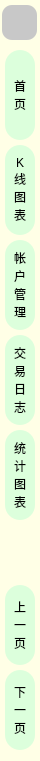
     <widget class="QFrame" name="frame_38">
      <property name="minimumSize">
       <size>
        <width>40</width>
        <height>0</height>
       </size>
      </property>
      <property name="maximumSize">
       <size>
        <width>40</width>
        <height>16777215</height>
       </size>
      </property>
      <property name="styleSheet">
       <string notr="true">QFrame {
	background-color: rgb(255, 255, 230);
	border:none;
	border-radius: 15px;
}</string>
      </property>
      <property name="frameShape">
       <enum>QFrame::StyledPanel</enum>
      </property>
      <property name="frameShadow">
       <enum>QFrame::Raised</enum>
      </property>
      <layout class="QVBoxLayout" name="verticalLayout_40">
       <property name="spacing">
        <number>5</number>
       </property>
       <property name="leftMargin">
        <number>0</number>
       </property>
       <property name="topMargin">
        <number>5</number>
       </property>
       <property name="rightMargin">
        <number>0</number>
       </property>
       <item alignment="Qt::AlignHCenter">
        <widget class="QPushButton" name="Btn_switch_left_panel">
         <property name="minimumSize">
          <size>
           <width>35</width>
           <height>35</height>
          </size>
         </property>
         <property name="maximumSize">
          <size>
           <width>35</width>
           <height>35</height>
          </size>
         </property>
         <property name="styleSheet">
          <string notr="true">QPushButton {
	border: none;
	border-radius: 10px;
	background-color: rgb(200, 200, 200);
	text-align: center;
}

QPushButton:hover {
	border: 2px solid rgb(255, 85, 0);
}

QPushButton:pressed {
	background-color: rgb(121, 121, 121)
}</string>
         </property>
         <property name="text">
          <string/>
         </property>
         <property name="icon">
          <iconset resource="../resource.qrc">
           <normaloff>:/图标/icons/折叠-展开.svg</normaloff>:/图标/icons/折叠-展开.svg</iconset>
         </property>
         <property name="iconSize">
          <size>
           <width>25</width>
           <height>25</height>
          </size>
         </property>
        </widget>
       </item>
       <item>
        <spacer name="verticalSpacer_5">
         <property name="orientation">
          <enum>Qt::Vertical</enum>
         </property>
         <property name="sizeType">
          <enum>QSizePolicy::Fixed</enum>
         </property>
         <property name="sizeHint" stdset="0">
          <size>
           <width>20</width>
           <height>5</height>
          </size>
         </property>
        </spacer>
       </item>
       <item alignment="Qt::AlignHCenter">
        <widget class="QPushButton" name="Btn_homepage">
         <property name="minimumSize">
          <size>
           <width>30</width>
           <height>90</height>
          </size>
         </property>
         <property name="maximumSize">
          <size>
           <width>30</width>
           <height>120</height>
          </size>
         </property>
         <property name="styleSheet">
          <string notr="true">QPushButton{	
	background-color: rgb(220, 255, 220);
	font: 700 14pt &quot;等线&quot;;
	border-radius: 15px;
	border-color: none;
	}
QPushButton:hover{
	background-color: rgb(249, 237, 181);
	border: 2px solid rgb(255, 85, 0);
}
QPushButton:pressed{
	color: green;
	border-color: rgb(255, 0, 0);	
	
	background-color: rgb(255, 255, 0);
}
</string>
         </property>
         <property name="text">
          <string>首
页</string>
         </property>
        </widget>
       </item>
       <item alignment="Qt::AlignHCenter">
        <widget class="QPushButton" name="Btn_KliensChart">
         <property name="minimumSize">
          <size>
           <width>30</width>
           <height>90</height>
          </size>
         </property>
         <property name="maximumSize">
          <size>
           <width>30</width>
           <height>120</height>
          </size>
         </property>
         <property name="styleSheet">
          <string notr="true">QPushButton{	
	background-color: rgb(220, 255, 220);
	font: 700 14pt &quot;等线&quot;;
	border-radius: 15px;
	border-color: none;
	}
QPushButton:hover{
	background-color: rgb(249, 237, 181);
	border: 2px solid rgb(255, 85, 0);
}
QPushButton:pressed{
	color: green;
	border-color: rgb(255, 0, 0);	
	
	background-color: rgb(255, 255, 0);
}
</string>
         </property>
         <property name="text">
          <string>K
线
图
表</string>
         </property>
        </widget>
       </item>
       <item alignment="Qt::AlignHCenter">
        <widget class="QPushButton" name="Btn_account_manage">
         <property name="minimumSize">
          <size>
           <width>30</width>
           <height>90</height>
          </size>
         </property>
         <property name="maximumSize">
          <size>
           <width>30</width>
           <height>120</height>
          </size>
         </property>
         <property name="styleSheet">
          <string notr="true">QPushButton{	
	background-color: rgb(220, 255, 220);
	font: 700 14pt &quot;等线&quot;;
	border-radius: 15px;
	border-color: none;
	}
QPushButton:hover{
	background-color: rgb(249, 237, 181);
	border: 2px solid rgb(255, 85, 0);
}
QPushButton:pressed{
	color: green;
	border-color: rgb(255, 0, 0);	
	
	background-color: rgb(255, 255, 0);
}
</string>
         </property>
         <property name="text">
          <string>帐
户
管
理</string>
         </property>
        </widget>
       </item>
       <item alignment="Qt::AlignHCenter">
        <widget class="QPushButton" name="Btn_trading_log">
         <property name="minimumSize">
          <size>
           <width>30</width>
           <height>90</height>
          </size>
         </property>
         <property name="maximumSize">
          <size>
           <width>30</width>
           <height>120</height>
          </size>
         </property>
         <property name="styleSheet">
          <string notr="true">QPushButton{	
	background-color: rgb(220, 255, 220);
	font: 700 14pt &quot;等线&quot;;
	border-radius: 15px;
	border-color: none;
	}
QPushButton:hover{
	background-color: rgb(249, 237, 181);
	border: 2px solid rgb(255, 85, 0);
}
QPushButton:pressed{
	color: green;
	border-color: rgb(255, 0, 0);	
	
	background-color: rgb(255, 255, 0);
}
</string>
         </property>
         <property name="text">
          <string>交
易
日
志</string>
         </property>
        </widget>
       </item>
       <item alignment="Qt::AlignHCenter">
        <widget class="QPushButton" name="Btn_chart_details">
         <property name="minimumSize">
          <size>
           <width>30</width>
           <height>90</height>
          </size>
         </property>
         <property name="maximumSize">
          <size>
           <width>30</width>
           <height>120</height>
          </size>
         </property>
         <property name="styleSheet">
          <string notr="true">QPushButton{	
	background-color: rgb(220, 255, 220);
	font: 700 14pt &quot;等线&quot;;
	border-radius: 15px;
	border-color: none;
	}
QPushButton:hover{
	background-color: rgb(249, 237, 181);
	border: 2px solid rgb(255, 85, 0);
}
QPushButton:pressed{
	color: green;
	border-color: rgb(255, 0, 0);	
	
	background-color: rgb(255, 255, 0);
}
</string>
         </property>
         <property name="text">
          <string>统
计
图
表</string>
         </property>
        </widget>
       </item>
       <item>
        <spacer name="verticalSpacer_2">
         <property name="orientation">
          <enum>Qt::Vertical</enum>
         </property>
         <property name="sizeType">
          <enum>QSizePolicy::Fixed</enum>
         </property>
         <property name="sizeHint" stdset="0">
          <size>
           <width>20</width>
           <height>60</height>
          </size>
         </property>
        </spacer>
       </item>
       <item alignment="Qt::AlignHCenter">
        <widget class="QPushButton" name="Btn_previous_page">
         <property name="minimumSize">
          <size>
           <width>30</width>
           <height>80</height>
          </size>
         </property>
         <property name="maximumSize">
          <size>
           <width>30</width>
           <height>16777215</height>
          </size>
         </property>
         <property name="styleSheet">
          <string notr="true">QPushButton{	
	background-color: rgb(220, 255, 220);
	font: 700 14pt &quot;等线&quot;;
	border-radius: 15px;
	border-color: none;
	}
QPushButton:hover{
	background-color: rgb(249, 237, 181);
	border: 2px solid rgb(255, 85, 0);
}
QPushButton:pressed{
	color: green;
	border-color: rgb(255, 0, 0);	
	
	background-color: rgb(255, 255, 0);
}
</string>
         </property>
         <property name="text">
          <string>上
一
页</string>
         </property>
        </widget>
       </item>
       <item alignment="Qt::AlignHCenter">
        <widget class="QPushButton" name="Btn_next_page">
         <property name="minimumSize">
          <size>
           <width>30</width>
           <height>80</height>
          </size>
         </property>
         <property name="maximumSize">
          <size>
           <width>30</width>
           <height>16777215</height>
          </size>
         </property>
         <property name="styleSheet">
          <string notr="true">QPushButton{	
	background-color: rgb(220, 255, 220);
	font: 700 14pt &quot;等线&quot;;
	border-radius: 15px;
	border-color: none;
	}
QPushButton:hover{
	background-color: rgb(249, 237, 181);
	border: 2px solid rgb(255, 85, 0);
}
QPushButton:pressed{
	color: green;
	border-color: rgb(255, 0, 0);	
	
	background-color: rgb(255, 255, 0);
}
</string>
         </property>
         <property name="text">
          <string>下
一
页</string>
         </property>
        </widget>
       </item>
      </layout>
     </widget>
